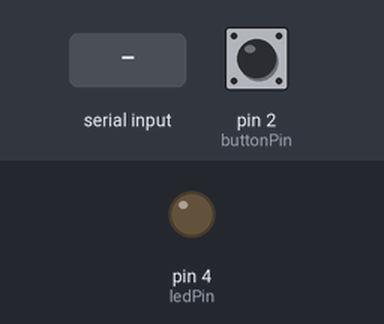
The sketch below on a simulated Arduino Uno, built with avr-gcc and run on an emulated ATmega328P. Shown: output pins drawn as LEDs (lit = HIGH). The test bench sets the inputs (shaded band); at power-on: pin 2 (buttonPin) LOW. What the sketch prints to the serial monitor is not drawn.

Above: at 1.2 s.
1.3 s: "1" received over Serial
At 2.0 s:
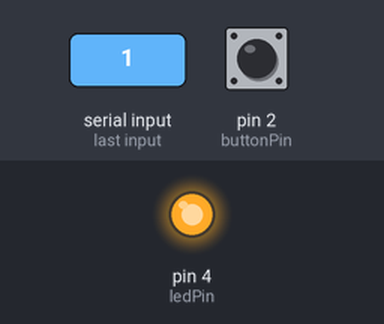
Timing chart, 0 to 4.3 s (numbered marks = the images above; inputs shaded):
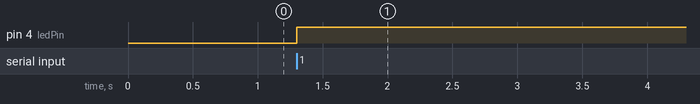

The sketch:

hplewa2cs362lab7.ino
```cpp
/*
 * Hubert Plewa - 658280400
 * Partner: Robert Hickok
 * Lab 7 - Arduino to Arduino Communication
 * Description -
 * Written for the UNO.
 * Requirements - 2 LEDs, 2 buttons, 2 arduino UNO boards
 * For each board, button on pin 2, LED on pin 4
 * Connect pin 0 from board A to pin 1 from board B
 * Connect pin 1 from board A to pin 0 from board B
 *
 * References - https://www.arduino.cc/en/Serial/ReadBytesUntil#.UwYy6_ldV8E
 *              https://www.arduino.cc/en/Guide/Libraries#toc4
 *              https://forum.arduino.cc/index.php?topic=99731.0
 *              http://www.arduino.cc/en/Tutorial/Button
 */


const int buttonPin = 2;
const int ledPin = 4;

const int bufSize = 2;
char buf[bufSize];

int state = 0;

void setup() {
  // put your setup code here, to run once:
  Serial.begin(9600);

  pinMode(buttonPin, INPUT);
  pinMode(ledPin, OUTPUT);
}

//Writing a message to Serial based on button status
//Message will be read up by the other board
void writeSerial(){
  if(digitalRead(buttonPin) == HIGH){
    Serial.write("1");
  }
  else{
    Serial.write("0");
  }
}

//Reading a message from the other board through Serial
//Sets the LED on if button on the other board is pressed
void readSerial(){
  buf[0] = Serial.read();
  buf[1] = '\0';
  //Serial.println(buf[0]);

  if(buf[0] == '1'){
    state = (state + 1) % 2;
  }

  digitalWrite(ledPin, state);
}

void loop() {
  writeSerial();
  readSerial();

  //delay(100);

}
```

Measured:
- after the input at 1.3 s, pin 4 (ledPin): LOW → HIGH at once
